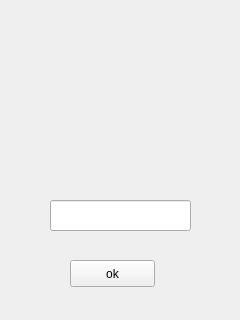
<?xml version="1.0" encoding="UTF-8"?>
<ui version="4.0">
 <class>ICCWidonw</class>
 <widget class="QWidget" name="ICCWidonw">
  <property name="geometry">
   <rect>
    <x>0</x>
    <y>0</y>
    <width>240</width>
    <height>320</height>
   </rect>
  </property>
  <property name="windowTitle">
   <string>Form</string>
  </property>
  <widget class="QLineEdit" name="lineEdit">
   <property name="geometry">
    <rect>
     <x>50</x>
     <y>200</y>
     <width>141</width>
     <height>31</height>
    </rect>
   </property>
  </widget>
  <widget class="QLabel" name="label">
   <property name="geometry">
    <rect>
     <x>40</x>
     <y>130</y>
     <width>161</width>
     <height>31</height>
    </rect>
   </property>
   <property name="text">
    <string/>
   </property>
   <property name="alignment">
    <set>Qt::AlignCenter</set>
   </property>
  </widget>
  <widget class="QPushButton" name="pushButton">
   <property name="geometry">
    <rect>
     <x>70</x>
     <y>260</y>
     <width>85</width>
     <height>27</height>
    </rect>
   </property>
   <property name="text">
    <string>ok</string>
   </property>
  </widget>
  <widget class="QLabel" name="label_2">
   <property name="geometry">
    <rect>
     <x>40</x>
     <y>60</y>
     <width>161</width>
     <height>31</height>
    </rect>
   </property>
   <property name="text">
    <string/>
   </property>
   <property name="alignment">
    <set>Qt::AlignCenter</set>
   </property>
  </widget>
 </widget>
 <resources/>
 <connections/>
</ui>
